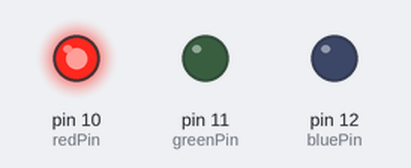
A sketch run on a simulated Arduino Uno, built with avr-gcc and run on an emulated ATmega328P. Parts: output pins drawn as LEDs (lit = HIGH).

Above: at 0.2 s.
At 1.2 s:
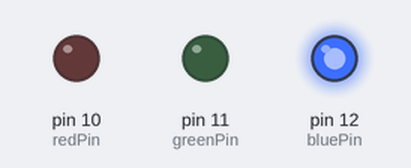
At 2.2 s:
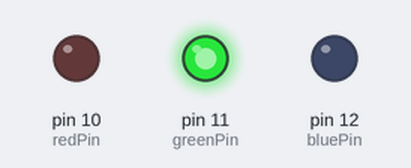
At 3.5 s:
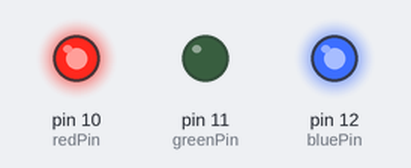
At 8.5 s:
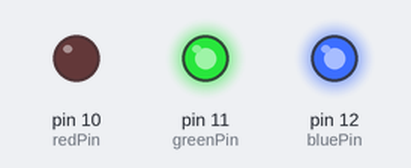
At 21.5 s:
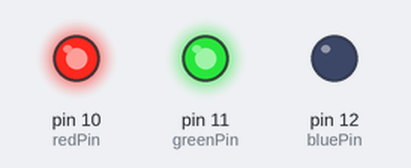
Timing chart, 0 to 22.1 s (numbered marks = the images above):
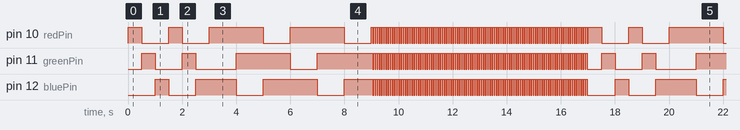

Measured:
- by itself, pin 10 (redPin), pin 11 (greenPin), pin 12 (bluePin): moves between LOW and HIGH, repeating every 17.0 s
- by itself, everything shown: repeats every 17.0 s, in 52 steps

The sketch:

M2W3S1.ino
```cpp
/*Built with Arduino:
    https://www.arduino.cc

  Bikelight with 3 modes (v1.0)
    Author:
      Samuel Overtoom
    Student number:
      s2812118
    Teacher:
      Edwin Dertien
    With help of:
      Wout Haak
*/

//Assigning numbers to integer variables, each their own colour
int redPin = 10;
int greenPin = 11;
int bluePin = 12;

//Controls which mode is being displayed
int mode = 1;

//Repeats of each mode
int m1 = 2;
int m2 = 2;
int m3 = 100;

void setup() {
  //using the previously assigned integer variables as digital output ports
  pinMode(redPin, OUTPUT);
  pinMode(greenPin, OUTPUT);
  pinMode(bluePin, OUTPUT);

}

void loop() {
  //Mode 1, lights blink in turns
  if (mode == 1) {
    for (int i = 0; i < m1; i++) {
      digitalWrite(bluePin, LOW); //turn off the blue light
      digitalWrite(redPin, HIGH); //turn on the red light
      delay(500); //wait half a second
      digitalWrite(redPin, LOW); //repeated process
      digitalWrite(greenPin, HIGH);
      delay(500);
      digitalWrite(greenPin, LOW);
      digitalWrite(bluePin, HIGH);
      delay(500);
    }
    //next mode
    mode += 1;
  }
  //Second mode, 2 lights are lit up at the same time, but they still blink
  if (mode == 2) {
    for (int i = 0; i < m2; i++) {
      digitalWrite(redPin, HIGH); //repeated process of making sure the right lights are turned on
      digitalWrite(greenPin, LOW); //and off, as decribed in the first mode
      delay(1000);
      digitalWrite(greenPin, HIGH);
      digitalWrite(bluePin, LOW);
      delay(1000);
      digitalWrite(bluePin, HIGH);
      digitalWrite(redPin, LOW);
      delay(1000);
    }
    //next mode
    mode += 1;
  }
  //mode 3, same principle as the previous modes, but this time all lights are simultaneously turned on or off
  //they blink very fast
  if (mode == 3) {
    for (int i = 0; i < m3; i++) {
      digitalWrite(bluePin, HIGH);
      digitalWrite(greenPin, HIGH);
      digitalWrite(redPin, HIGH);
      delay(50);
      digitalWrite(bluePin, LOW);
      digitalWrite(redPin, LOW);
      digitalWrite(greenPin, LOW);
      delay(30);
    }
    mode = 1;
  }
}
```
